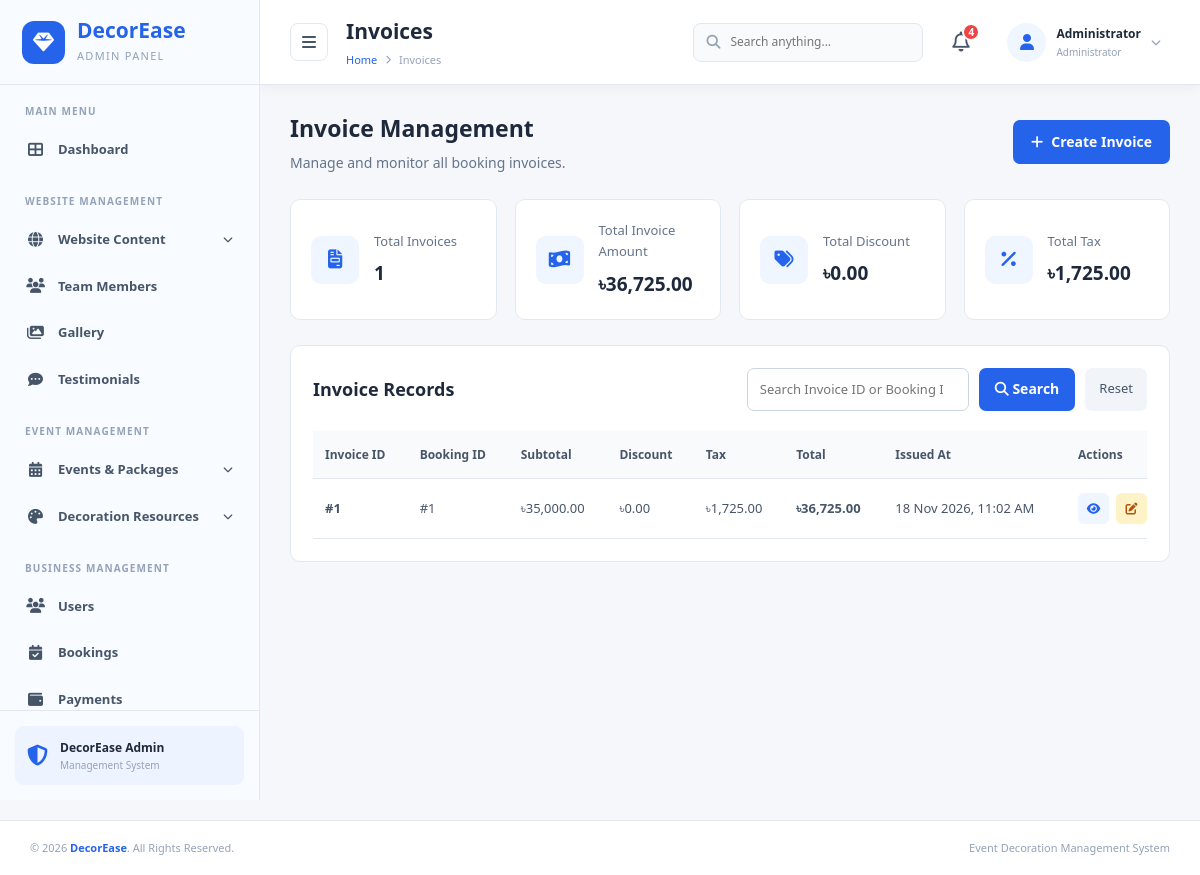
The app's page /admin/invoices.php (signed in) with its own data.
### tables this page shows
CREATE TABLE `invoices` (
  `invoice_id` int(10) UNSIGNED NOT NULL,
  `booking_id` int(10) UNSIGNED NOT NULL,
  `subtotal` decimal(12,2) NOT NULL DEFAULT 0.00,
  `discount` decimal(12,2) NOT NULL DEFAULT 0.00,
  `tax` decimal(12,2) NOT NULL DEFAULT 0.00,
  `total` decimal(12,2) NOT NULL DEFAULT 0.00,
  `issued_at` datetime DEFAULT current_timestamp()
);

### admin/invoices.php (the view, shortened to what this page needs)
<?php
require_once __DIR__ . '/../db.php';
$stats = [
    'total' => 0,
    'subtotal' => 0,
    'discount' => 0,
    'tax' => 0,
    'total_amount' => 0
];
$result = $conn->query("
    SELECT
        COUNT(*) AS total,
        COALESCE(SUM(subtotal), 0) AS subtotal,
        COALESCE(SUM(discount), 0) AS discount,
        COALESCE(SUM(tax), 0) AS tax,
        COALESCE(SUM(total), 0) AS total_amount
    FROM invoices
");
if ($result) {
    $stats = $result->fetch_assoc();
}
$search = trim($_GET['search'] ?? '');
$sql = "
    SELECT
        invoice_id,
        booking_id,
        subtotal,
        discount,
        tax,
        total,
        issued_at
    FROM invoices
    WHERE 1=1
";
$sql .= " ORDER BY issued_at DESC";
$stmt = $conn->prepare($sql);
$stmt->execute();
$invoices = $stmt->get_result();
?>
<!DOCTYPE html>
<html lang="en">
<head>
    <link rel="stylesheet"
          href="https://cdnjs.cloudflare.com/ajax/libs/font-awesome/6.5.0/css/all.min.css">
    <link rel="stylesheet" href="includes/css/admin.css">
</head>
<body>
<div class="admin-container">
    <?php include 'includes/sidebar.php'; ?>
    <main class="main-content">
        <?php include 'includes/header.php'; ?>
        <section class="invoice-page">
            <div class="invoice-page-header">
                <div>
                    <h2>Invoice Management</h2>
                    <p>Manage and monitor all booking invoices.</p>
                </div>
                <a href="add_invoice.php" class="invoice-add-btn">
                    <i class="fas fa-plus"></i>
                    Create Invoice
                </a>
            </div>
            <div class="invoice-summary-grid">
                <div class="invoice-summary-card">
                    <div class="invoice-summary-icon">
                        <i class="fas fa-file-invoice"></i>
                    </div>
                    <div>
                        <h3>Total Invoices</h3>
                        <strong><?php echo (int)$stats['total']; ?></strong>
                    </div>
                </div>
                <div class="invoice-summary-card">
                    <div class="invoice-summary-icon">
                        <i class="fas fa-money-bill-wave"></i>
                    </div>
                    <div>
                        <h3>Total Invoice Amount</h3>
                        <strong>
                            ৳<?php echo number_format((float)$stats['total_amount'], 2); ?>
                        </strong>
                    </div>
                </div>
                <div class="invoice-summary-card">
                    <div class="invoice-summary-icon">
                        <i class="fas fa-tags"></i>
                    </div>
                    <div>
                        <h3>Total Discount</h3>
                        <strong>
                            ৳<?php echo number_format((float)$stats['discount'], 2); ?>
                        </strong>
                    </div>
                </div>
                <div class="invoice-summary-card">
                    <div class="invoice-summary-icon">
                        <i class="fas fa-percent"></i>
                    </div>
                    <div>
                        <h3>Total Tax</h3>
                        <strong>
                            ৳<?php echo number_format((float)$stats['tax'], 2); ?>
                        </strong>
                    </div>
                </div>
            </div>
            <div class="invoice-management-card">
                <div class="invoice-management-header">
                    <h3>Invoice Records</h3>
                    <form method="GET" class="invoice-search-form">
                        <input
                            type="search"
                            name="search"
                            placeholder="Search Invoice ID or Booking ID..."
                            value="<?php echo htmlspecialchars($search); ?>"
                        >
                        <button type="submit" class="invoice-search-btn">
                            <i class="fas fa-search"></i>
                            Search
                        </button>
                        <a href="invoices.php" class="invoice-reset-btn">
                            Reset
                        </a>
                    </form>
                </div>
                <div class="invoice-table-wrapper">
                    <table class="invoice-table">
                        <thead>
                            <tr>
                                <th>Invoice ID</th>
                                <th>Booking ID</th>
                                <th>Subtotal</th>
                                <th>Discount</th>
                                <th>Tax</th>
                                <th>Total</th>
                                <th>Issued At</th>
                                <th>Actions</th>
                            </tr>
                        </thead>
                        <tbody>
                        <?php if ($invoices && $invoices->num_rows > 0): ?>
                            <?php while ($invoice = $invoices->fetch_assoc()): ?>
                                <tr>
                                    <td class="invoice-id">
                                        #<?php echo (int)$invoice['invoice_id']; ?>
                                    </td>
                                    <td>
                                        #<?php echo (int)$invoice['booking_id']; ?>
                                    </td>
                                    <td>
                                        ৳<?php echo number_format((float)$invoice['subtotal'], 2); ?>
                                    </td>
                                    <td>
                                        ৳<?php echo number_format((float)$invoice['discount'], 2); ?>
                                    </td>
                                    <td>
                                        ৳<?php echo number_format((float)$invoice['tax'], 2); ?>
                                    </td>
                                    <td class="invoice-total">
                                        ৳<?php echo number_format((float)$invoice['total'], 2); ?>
                                    </td>
                                    <td>
                                        <?php
                                        echo $invoice['issued_at']
                                            ? date('d M Y, h:i A', strtotime($invoice['issued_at']))
                                            : '-';
                                        ?>
                                    </td>
                                    <td>
                                        <div class="invoice-actions">
                                            <a href="view_invoice.php?invoice_id=<?php echo (int)$invoice['invoice_id']; ?>"
                                               class="invoice-action-btn invoice-view-btn"
                                               title="View">
                                                <i class="fas fa-eye"></i>
                                            </a>
                                            <a href="edit_invoice.php?invoice_id=<?php echo (int)$invoice['invoice_id']; ?>"
                                               class="invoice-action-btn invoice-edit-btn"
                                               title="Edit">
                                                <i class="fas fa-edit"></i>
                                            </a>
                                        </div>
                                    </td>
                                </tr>
                            <?php endwhile; ?>
                        <?php endif; ?>
                        </tbody>
                    </table>
                </div>
            </div>
        </section>
    </main>
</div>
<?php
include 'includes/footer.php';
?>
</body>
</html>

### admin/invoices.php (style rules this page uses)
.invoice-page { padding: 25px 30px 35px; }
.invoice-page-header { display: flex; justify-content: space-between; align-items: center; flex-wrap: wrap; gap: 15px; margin-bottom: 25px; }
.invoice-page-header h2 { color: #1e293b; font-size: 23px; margin-bottom: 5px; }
.invoice-page-header p { color: #64748b; font-size: 14px; }
.invoice-add-btn { display: inline-flex; align-items: center; justify-content: center; gap: 8px; padding: 11px 18px; background: #2563eb; color: #fff; text-decoration: none; border-radius: 7px; font-size: 14px; font-weight: 600; }
.invoice-summary-grid { display: grid; grid-template-columns: repeat(4, minmax(0, 1fr)); gap: 18px; margin-bottom: 25px; }
.invoice-summary-card { background: #fff; border: 1px solid #e2e8f0; border-radius: 10px; padding: 20px; display: flex; align-items: center; gap: 15px; }
.invoice-summary-icon { width: 48px; height: 48px; border-radius: 10px; display: flex; align-items: center; justify-content: center; background: #eff6ff; color: #2563eb; font-size: 19px; flex-shrink: 0; }
.invoice-summary-card h3 { font-size: 13px; color: #64748b; font-weight: 500; margin-bottom: 7px; }
.invoice-summary-card strong { color: #1e293b; font-size: 19px; }
.invoice-management-card { background: #fff; border: 1px solid #e2e8f0; border-radius: 10px; padding: 22px; }
.invoice-management-header { display: flex; justify-content: space-between; align-items: center; flex-wrap: wrap; gap: 15px; margin-bottom: 20px; }
.invoice-management-header h3 { color: #1e293b; font-size: 18px; }
.invoice-search-form { display: flex; gap: 10px; flex-wrap: wrap; }
.invoice-search-form input { padding: 10px 12px; border: 1px solid #cbd5e1; border-radius: 7px; font-size: 13px; outline: none; }
.invoice-search-btn { background: #2563eb; color: #fff; border: none; padding: 10px 16px; border-radius: 7px; cursor: pointer; font-weight: 600; }
.invoice-reset-btn { background: #f1f5f9; color: #475569; padding: 10px 14px; border-radius: 7px; text-decoration: none; font-size: 13px; }
.invoice-table-wrapper { width: 100%; overflow-x: auto; }
.invoice-table { width: 100%; border-collapse: collapse; min-width: 900px; }
.invoice-table th { background: #f8fafc; color: #475569; font-size: 12px; font-weight: 700; text-align: left; padding: 14px 12px; border-bottom: 1px solid #e2e8f0; white-space: nowrap; }
.invoice-table td { padding: 14px 12px; border-bottom: 1px solid #e2e8f0; color: #475569; font-size: 13px; }
.invoice-id { color: #2563eb; font-weight: 700; }
.invoice-total { color: #1e293b; font-weight: 700; }
.invoice-actions { display: flex; gap: 7px; }
.invoice-action-btn { width: 31px; height: 31px; display: inline-flex; align-items: center; justify-content: center; border-radius: 6px; text-decoration: none; font-size: 12px; }
.invoice-view-btn { background: #eff6ff; color: #2563eb; }
.invoice-edit-btn { background: #fef3c7; color: #b45309; }

### records on screen
invoices: invoice_id "1", booking "1", subtotal "35,000.00", discount "0.00", tax "1,725.00", total "36,725.00", issued_at "18 Nov 2026, 11:02 AM"

### other values on screen
$pageTitle "Invoices"
$unreadCount "4"
$adminName "Administrator"
$stats['total'] "1"
$stats['total_amount'] "36,725.00"
$stats['discount'] "0.00"
$stats['tax'] "1,725.00"
